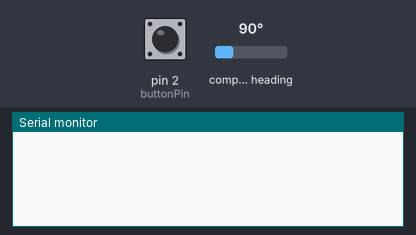
Simulated run of this sketch. Board: Arduino Uno, built with avr-gcc and run on an emulated ATmega328P. Shown: the last lines printed to the serial monitor. Wiring (inferred from the names in the program): HMC5883L compass at I2C address 0x1E. Inputs (shaded band) come from the test bench; at power-on: pin 2 (buttonPin) HIGH, compass heading 90°.

Above: at 2.7 s.
2.8 s: pin 2 (buttonPin) pulled LOW for 0.15 s
At 3.02 s:
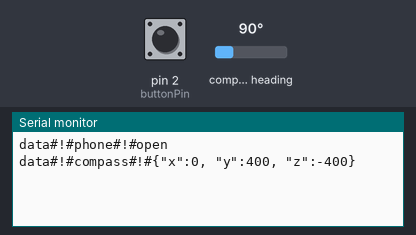
At 3.8 s:
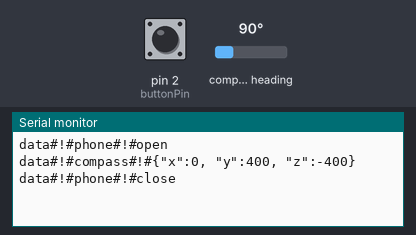

Measured:
- after the input at 2.8 s, the serial monitor: prints a new line at once (image 1)

The sketch:

vintage-phone.ino
```cpp
#include <Wire.h>
// #include "Gyro.h";
#include "MagnetoCompass.h";

String SEPARATOR = "#!#";

//
// Gyro stuff
//
/*
int L3G4200D_Address = 105; //I2C address of the L3G4200D
int L3G4200D_Sensibility = 500; // Configure L3G4200  - 250, 500 or 2000 deg/sec
float L3G4200D_Scale = 17.5;
String gyroValues;
Gyro gyro(L3G4200D_Address, L3G4200D_Sensibility, L3G4200D_Scale);
*/

//
// Compass stuff
//
MagnetoCompass compass(30); // 0x1E 0011110b, I2C 7bit address of HMC5883
String compassValues;

//
// Button
//
int buttonPin = 2;
boolean phoneOpen = false;

void setup() {
  Serial.begin(9600);
  Wire.begin();

  pinMode(buttonPin, INPUT_PULLUP);

  /*gyro.setup();*/
  compass.setup();

  delay(1500); //wait for the sensor to be ready
}

void loop() {
  int sensorVal = digitalRead(buttonPin);
  if (sensorVal == LOW && phoneOpen == false) {
    sendData("phone", "open");
    phoneOpen = true;
  }

  if (sensorVal == HIGH)  {
    if (phoneOpen == true) {
      sendData("phone", "close");
    }

    phoneOpen = false;
  }

  // read data only when we receive data:
  if (phoneOpen == true) {
    if (Serial.available() > 0) {
      readData();
    } else {
      /*
      gyro.read();
      gyroValues = formatTripleAxisValues(gyro.getX(), gyro.getY(), gyro.getZ());
      sendData("gyro", gyroValues);
      */

      compass.read();
      compassValues = formatTripleAxisValues(compass.getX(), compass.getY(), compass.getZ());
      sendData("compass", compassValues);

      delay(300);
    }
  }
}

void sendData(String room, String value) {
  Serial.println("data" + SEPARATOR + room + SEPARATOR + value);
}

void readData() {
  // Get the incomming string
  String str = Serial.readString();
}

String formatTripleAxisValues(int x, int y, int z) {
  return "{\"x\":" + String(x) + ", \"y\":" + String(y) + ", \"z\":" + String(z) + "}";
}
```

Gyro.cpp
```cpp
#include "Gyro.h"

/* =======================================================
 * CONSTRUCTOR
 * ====================================================== */
Gyro::Gyro(int address, int sensibility, float scale) {
  _address = address;
  _sensibility = sensibility;
  _scale = scale;
  _x = 0;
  _y = 0;
  _z = 0;
}

/* =======================================================
 * PUBLIC API
 * ====================================================== */

/**
 * Init sensor
 */
void Gyro::setup() {
  // Enable x, y, z and turn off power down:
  this->writeRegister(CTRL_REG1, 0b00001111);
  // Configure CTRL_REG2 to adjust/use the HPF
  this->writeRegister(CTRL_REG2, 0b00000000);
  // Configure CTRL_REG3 to generate data ready interrupt on INT2
  this->writeRegister(CTRL_REG3, 0b00001000);
  // Configur CTRL_REG4 to control the full-scale range
  if(_sensibility == 250){
    this->writeRegister(CTRL_REG4, 0b00000000);
  }else if(_sensibility == 500){
    this->writeRegister(CTRL_REG4, 0b00010000);
  }else{
    this->writeRegister(CTRL_REG4, 0b00110000);
  }
  // Configure CTRL_REG5 controls high-pass filtering of outputs
  this->writeRegister(CTRL_REG5, 0b00000000);
}

/**
 * Read values from sensor
 */
void Gyro::read() {
  byte xMSB = this->readRegister(0x29);
  byte xLSB = this->readRegister(0x28);
  _x = ((xMSB << 8) | xLSB);

  byte yMSB = this->readRegister(0x2B);
  byte yLSB = this->readRegister(0x2A);
  _y = ((yMSB << 8) | yLSB);

  byte zMSB = this->readRegister(0x2D);
  byte zLSB = this->readRegister(0x2C);
  _z = ((zMSB << 8) | zLSB);
}

/**
 * Get angle of rotation on X axis (in degrees)
 * @return int
 */
int Gyro::getX() {
  return _x * _scale * 0.001;
}

/**
 * Get angle of rotation on Y axis (in degrees)
 * @return int
 */
int Gyro::getY() {
  return _y * _scale * 0.001;
}

/**
 * Get angle of rotation on Z axis (in degrees)
 * @return int
 */
int Gyro::getZ() {
  return _z * _scale * 0.001;
}

/* =======================================================
 * PRIVATE API
 * ====================================================== */

/**
 * Send value via I2C
 * @param address
 * @param val
 */
void Gyro::writeRegister(byte address, byte val) {
  // start transmission to device
  Wire.beginTransmission(_address);
  // send register address
  Wire.write(address);
  // send value to write
  Wire.write(val);
  // end transmission
  Wire.endTransmission();
}

/**
 * Read vale via I2C
 * @param  address
 * @return int
 */
int Gyro::readRegister(byte address) {
  int v;
  Wire.beginTransmission(_address);
  // register to read
  Wire.write(address);
  Wire.endTransmission();

  Wire.requestFrom(_address, 1); // read a byte

  while(!Wire.available()) {
      // waiting
  }

  v = Wire.read();
  return v;
}
```

Gyro.h
```cpp
#ifndef Gyro_h
#define Gyro_h
#endif

#include "Arduino.h"
#include "Wire.h"

#define CTRL_REG1 0x20
#define CTRL_REG2 0x21
#define CTRL_REG3 0x22
#define CTRL_REG4 0x23
#define CTRL_REG5 0x24

/* =======================================================
 * Gyro class
 * read values from L3G4200D sensor
 * inspired by http://forum.arduino.cc/index.php?topic=120111.msg903930#msg903930
 * ====================================================== */
class Gyro
{
  public:
    Gyro(int address, int sensibility, float scale);
    void setup();
    void read();
    int getX();
    int getY();
    int getZ();

  private:
    int _address;
    int _sensibility;
    float _scale;
    int _x;
    int _y;
    int _z;
    void writeRegister(byte address, byte val);
    int readRegister(byte address);
};
```

MagnetoCompass.cpp
```cpp
#include "MagnetoCompass.h"

/* =======================================================
 * CONSTRUCTOR
 * ====================================================== */
MagnetoCompass::MagnetoCompass(int address) {
  _address = address;
  _x = 0;
  _y = 0;
  _z = 0;
}

/* =======================================================
 * PUBLIC API
 * ====================================================== */

/**
 * Init sensor
 */
void MagnetoCompass::setup() {
  //open communication with HMC5883
  Wire.beginTransmission(_address);
  //select mode register
  Wire.write(0x02);
  //continuous measurement mode
  Wire.write(0x00);
  Wire.endTransmission();
}

/**
 * Read values from sensor
 */
void MagnetoCompass::read() {
   //Tell the HMC5883 where to begin reading data
   Wire.beginTransmission(_address);
   //select register 3, X MSB register
   Wire.write(0x03);
   Wire.endTransmission();

  //Read data from each axis, 2 registers per axis
   Wire.requestFrom(_address, 6);
   if(6<=Wire.available()){
     _x = Wire.read()<<8; //X msb
     _x |= Wire.read(); //X lsb
     _z = Wire.read()<<8; //Z msb
     _z |= Wire.read(); //Z lsb
     _y = Wire.read()<<8; //Y msb
     _y |= Wire.read(); //Y lsb
   }
}

/**
 * Get angle on X axis (in degrees)
 * @return int
 */
int MagnetoCompass::getX() {
  return _x;
}

/**
 * Get angle on Y axis (in degrees)
 * @return int
 */
int MagnetoCompass::getY() {
  return _y;
}

/**
 * Get angle on Z axis (in degrees)
 * @return int
 */
int MagnetoCompass::getZ() {
  return _z;
}
```

MagnetoCompass.h
```cpp
#ifndef MagnetoCompass_h
#define MagnetoCompass_h
#endif

#include "Arduino.h"
#include "Wire.h"

/* =======================================================
 * MagnetoCompass class
 * read values from HMC5883L sensor
 * ====================================================== */
class MagnetoCompass
{
  public:
    MagnetoCompass(int address);
    void setup();
    void read();
    int getX();
    int getY();
    int getZ();

  private:
    int _address;
    int _x;
    int _y;
    int _z;
};
```
